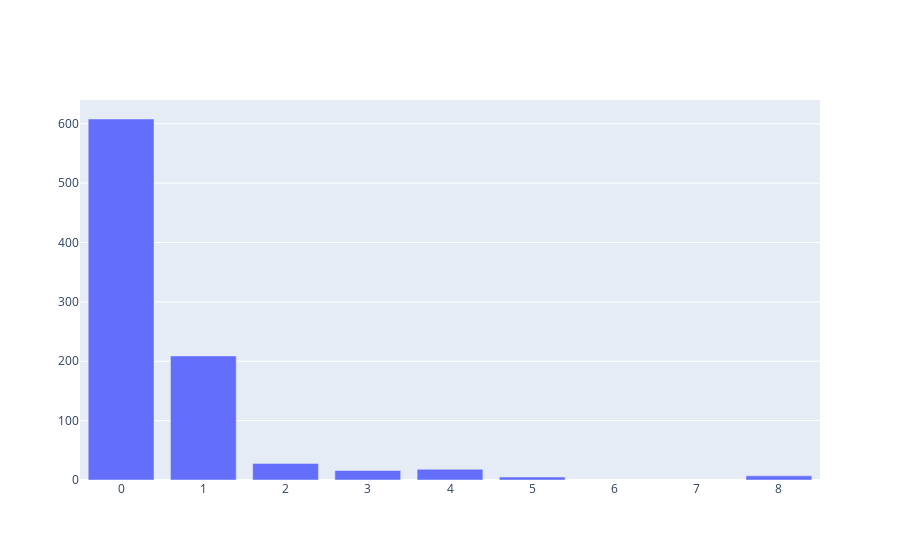

Notebook source saved alongside this figure:
### Markdown cell above
# Data visulization

### Code cell
#count numbers of sibsp in titanic
import plotly
plotly.offline.init_notebook_mode(connected=True)
import plotly.graph_objs as go

num_Sibsp=train_df['SibSp'].value_counts().sort_values(ascending=False)
data = [go.Bar(
        x = num_Sibsp.index, 
        y = num_Sibsp.values, 
)]

plotly.offline.iplot(data)

### Figure 1 — Plotly figure (JSON) as saved in the notebook; plotly's stock layout.template omitted (floating-point values rounded to 4 significant figures)
{"data": [{"type": "bar", "x": [0, 1, 2, 4, 3, 8, 5], "y": [608, 209, 28, 18, 16, 7, 5]}], "layout": {}}
